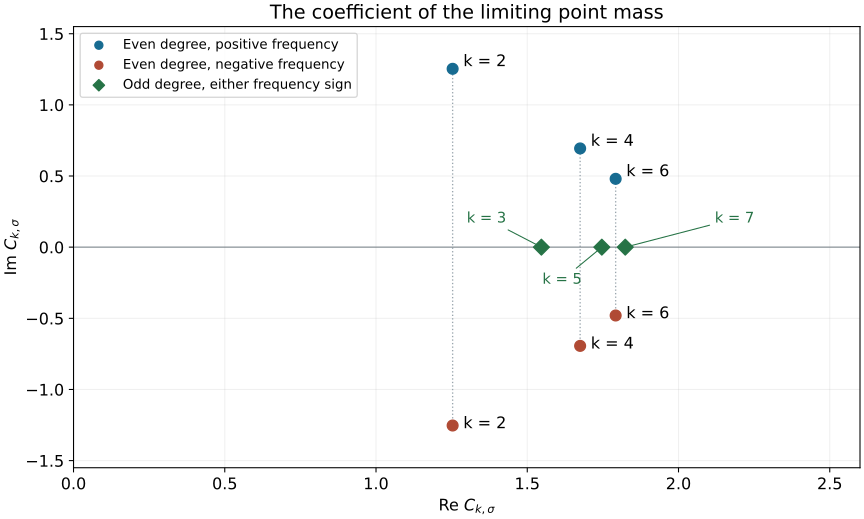

Generate this figure with Python:
"""Original illustration of exact monomial point-mass coefficients.
GPT-6 Astra (OpenAI), 2026. CC0. Numerical coordinates illustrate formula M12.
"""
from pathlib import Path
import math
import matplotlib
matplotlib.use('Agg')
import matplotlib.pyplot as plt
plt.rcParams.update({'svg.hashsalt':'AN01-U167-monomial-coefficients','font.size':12})
out=Path(__file__).resolve().parent
fig,ax=plt.subplots(figsize=(9,5.4),layout='constrained')
for k in range(2,8):
    scale=2*math.gamma(1/k)/k
    if k%2:
        x=scale*math.cos(math.pi/(2*k))
        ax.scatter([x],[0],color='#267346',marker='D',s=70,zorder=5)
        ax.annotate(f'k = {k}',(x,0),xytext={3:(1.3,.20),5:(1.55,-.23),7:(2.12,.20)}[k],
                    fontsize=11,va='center',color='#267346',
                    arrowprops={'arrowstyle':'-','color':'#267346','lw':.8})
    else:
        x=scale*math.cos(math.pi/(2*k));y=scale*math.sin(math.pi/(2*k))
        ax.plot([x,x],[-y,y],color='#9aa6ae',ls=':',lw=1)
        for sign,color in [(1,'#176b91'),(-1,'#b04a34')]:
            ax.scatter([x],[sign*y],color=color,s=65,zorder=5)
            ax.annotate(f'k = {k}',(x,sign*y),xytext=(8,2*sign),textcoords='offset points')
ax.scatter([],[],color='#176b91',label='Even degree, positive frequency')
ax.scatter([],[],color='#b04a34',label='Even degree, negative frequency')
ax.scatter([],[],color='#267346',marker='D',label='Odd degree, either frequency sign')
ax.axhline(0,color='#7b858c',lw=.8);ax.axvline(0,color='#7b858c',lw=.8)
ax.set(xlabel=r'Re $C_{k,\sigma}$',ylabel=r'Im $C_{k,\sigma}$',
       title='The coefficient of the limiting point mass',xlim=(0,2.6),ylim=(-1.55,1.55))
ax.grid(alpha=.18);ax.legend(loc='upper left',fontsize=10)
fig.savefig(out/'monomial-concentration-coefficients.png',dpi=180)
fig.savefig(out/'monomial-concentration-coefficients.svg',metadata={'Date':None})
svg=out/'monomial-concentration-coefficients.svg'
svg.write_text('\n'.join(line.rstrip() for line in svg.read_text().splitlines())+'\n')
